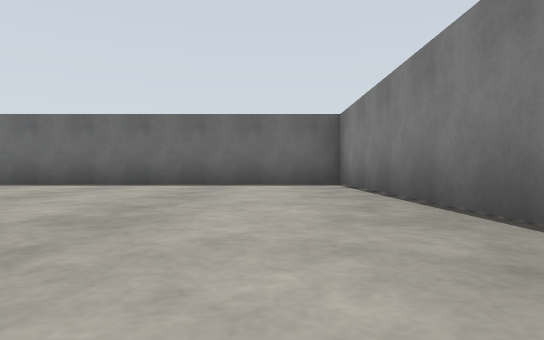
view 1 (above)

17 first-person views from a walk through a robot-simulator world made for Gazebo. The camera is 0.5 m above the floor, looks level and sees 75° across. The floor is counted in squares, 2 m on a side. Each view is taken from the middle of a square. On the plan, view 1 faces up. The plan holds only what a view shows up to about 9 squares ahead; the rest is blank. The place goes on beyond the plan.

view 2
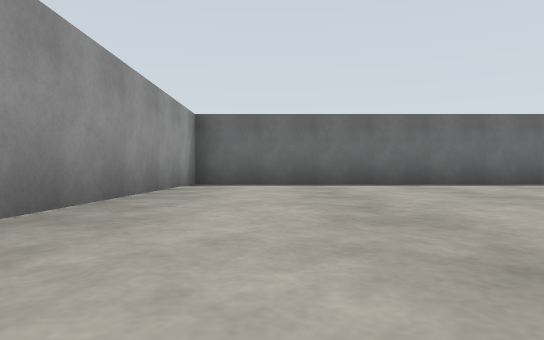

view 3
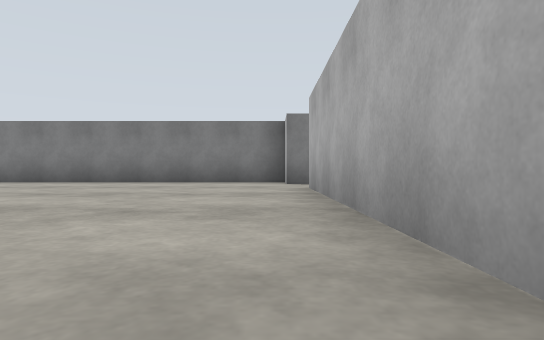

view 4
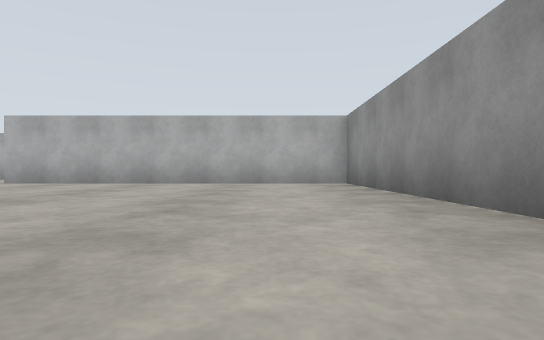

view 5
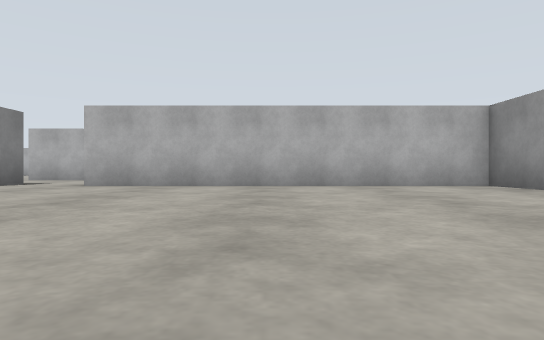

view 6
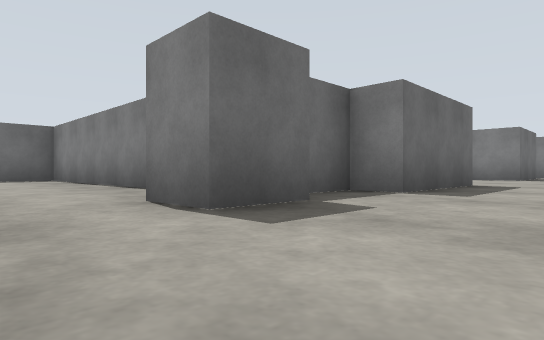

view 7
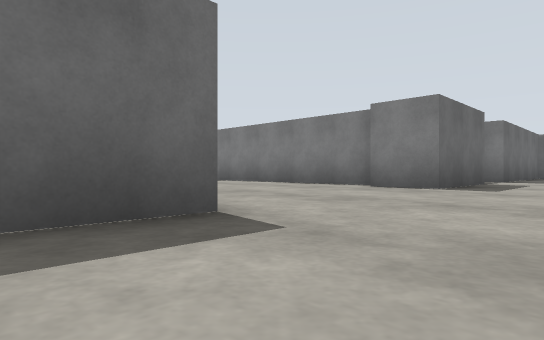

view 8
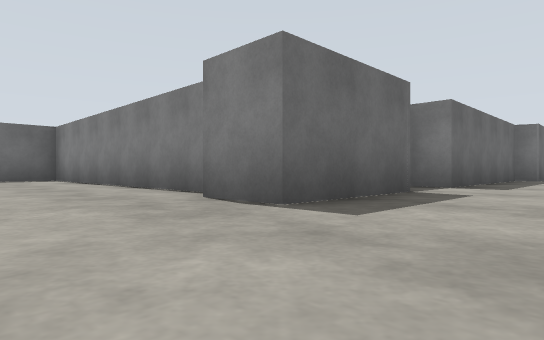

view 9
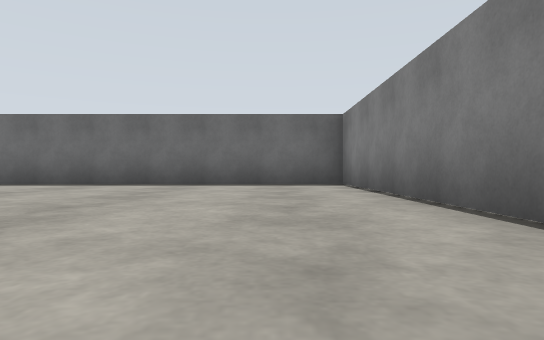

view 10
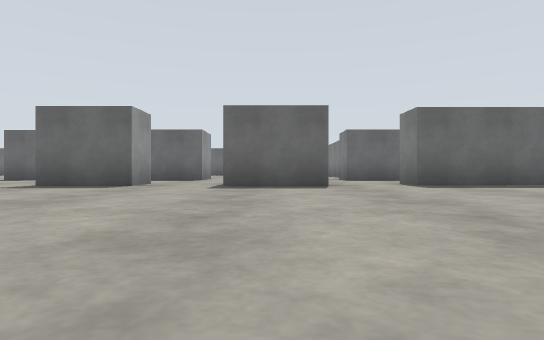

view 11
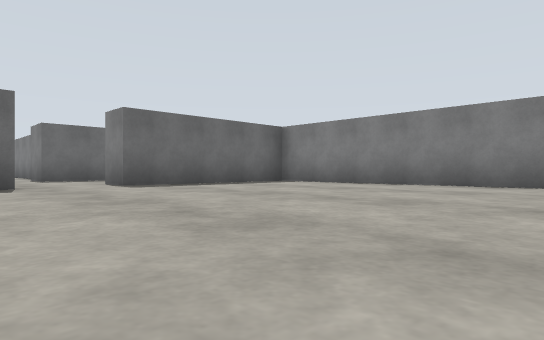

view 12
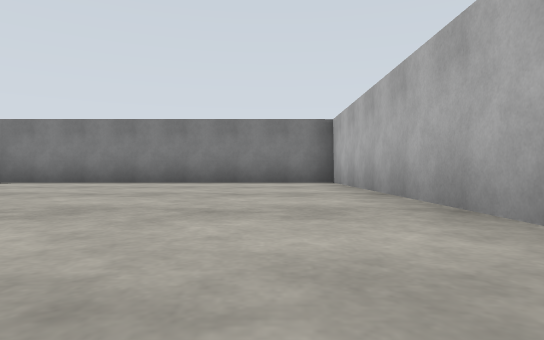

view 13
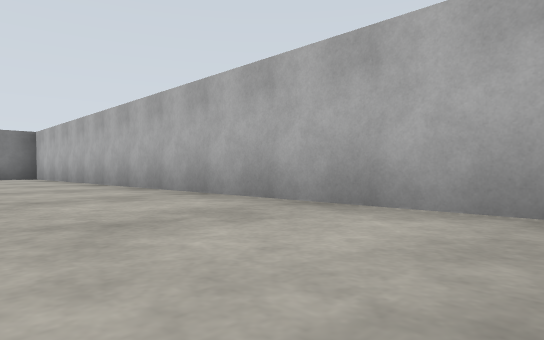

view 14
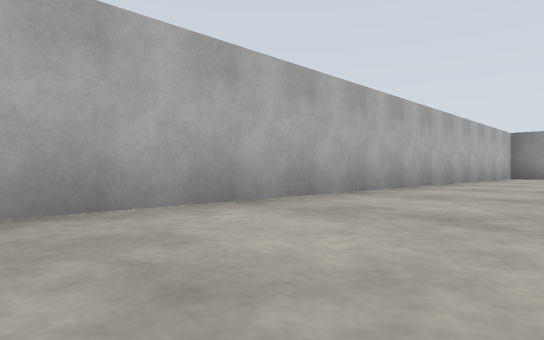

view 15
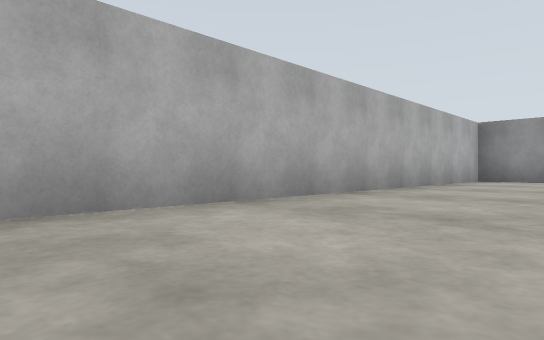

view 16
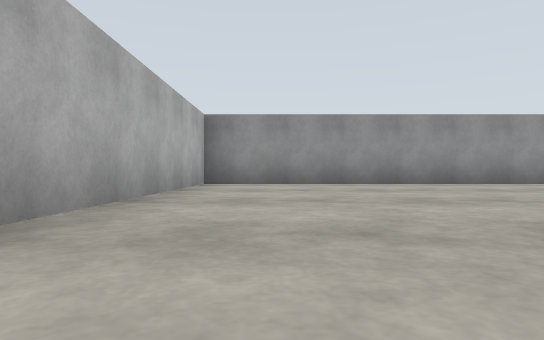

view 17
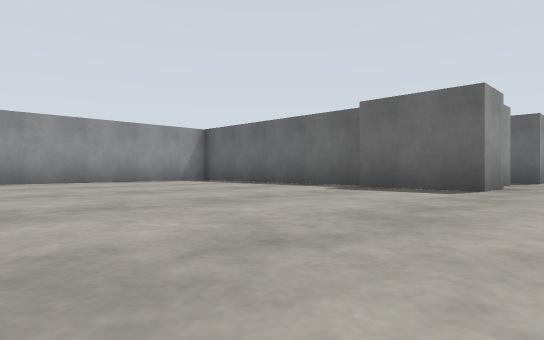

### Floor plan
Points are (right, up) in squares from view 1. A wall is a line through its corners. A room is listed if a view was taken in it or the views show most of it. See-through windows are left out.
Room 1 (views 1, 2, 3, 4, 5)
walls: (-1.1, -0.9) (-1.1, -1.3); (0.3, -1.3) (0.3, -0.3) (1.2, -0.3) (1.2, 6.3) (-7.4, 6.3) (-7.4, -0.5) (-1, -0.5)
ways out: opening at (-0.5, -1) to room 2
Room 2 (views 6, 7, 8, 9, 10, 11, 12, 13, 14, 15, 16, 17)
walls: (4.8, -3.6) (4.8, -4.4) (3.2, -4.4); (0.5, -3.6) (2, -3.6); (5.4, -1.3) (2.8, -1.3); (8, -4.4) (6.2, -4.4); (1.4, -1.3) (0.3, -1.3); (2.8, -0.6) (2, -0.6); (-1.1, -3.5) (-1.1, -4.4) (-2.8, -4.4); (-1.3, -2.2) (-1.3, -2.7); (-1.1, -1.3) (-1.5, -1.3); (-3, -4) (-7.4, -4) (-7.4, -11.2) (13, -11.2) (13, -4.4) (9.3, -4.4) (9.3, -3.6); (9.3, -0.1) (9.3, 6.3) (3.1, 6.3); (11, -1.3) (8.9, -1.3) (8.9, -0.2); (16.5, -1.7) (16.4, -1.3) (12.3, -1.3) (12.3, -0.6)
ways out: opening at (-0.5, -1) to room 1

Where each view was taken, in squares from view 1:
view 1: 0 up, 0 right, facing up
view 2: 0 up, 6 left, facing up
view 3: 0 up, 6 left, facing right
view 4: 6 up, 6 left, facing down
view 5: 5 up, 4 left, facing down
view 6: 3 down, 1 left, facing up-right
view 7: 3 down, 4 right, facing up-right
view 8: 3 down, 7 right, facing up-right
view 9: 0 up, 8 right, facing up
view 10: 10 down, 7 right, facing up
view 11: 10 down, 7 right, facing up-right
view 12: 10 down, 6 right, facing right
view 13: 9 down, 2 right, facing down-right
view 14: 9 down, 4 right, facing down-left
view 15: 9 down, 1 right, facing down-left
view 16: 10 down, 1 left, facing left
view 17: 9 down, 0 right, facing up-left
